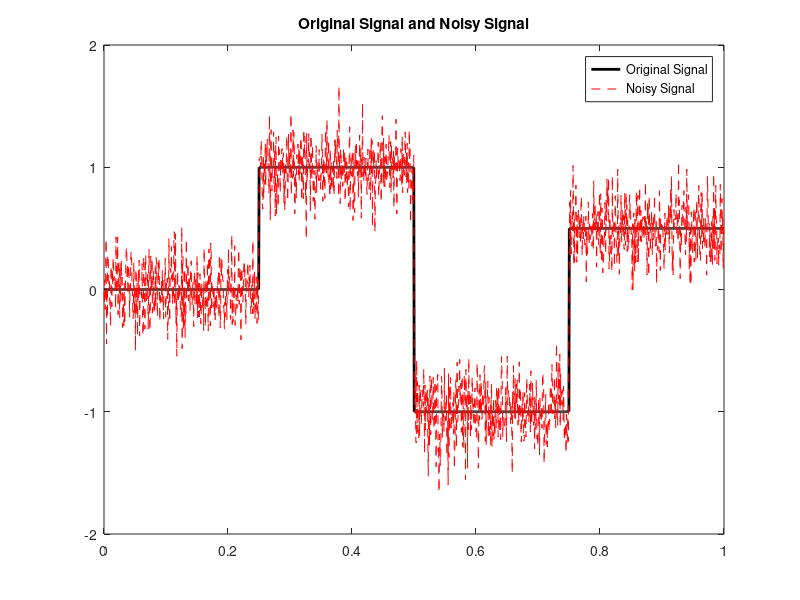

This figure's MATLAB source: (Note: this script raises an error after producing the figure.)
% Generate a synthetic 1D piecewise constant signal
n = 1500; % Length of the signal
f = zeros(n, 1);

segLength = round(n / 4); % Divide signal into 4 equal parts
x = linspace(0,1,n);
f(1:segLength) = 0; %First semgent
f(segLength+1:2*segLength) = 1;        % Second segment
f(2*segLength+1:3*segLength) = -1;     % Third segment
f(3*segLength+1:end) = 0.5;                 % Fourth segment

% Add Gaussian noise to the signal
noise_std = 0.2;      % Standard deviation of the noise
f_noisy = f + noise_std * randn(size(f));

% Plot the original clean signal and the noisy signal
figure;
plot(x,f, 'k-', 'LineWidth', 2, 'DisplayName', 'Original Signal');
hold on;
plot(x,f_noisy, 'r--', 'DisplayName', 'Noisy Signal');
title('Original Signal and Noisy Signal');
legend show;

D = derivative(x);% Forward finite difference operator
L = normest(D);

h = (x(end)-x(1)) /(N-1); % uniform grid spacing
alpha = (10*h)^2;
% Set Chambolle-Pock algorithm parameters
e = 4*h;
lambda = 1/e^2;%1000000000;%%%%%% To think in terms of f    /(1*h)^2;%0.2;         % Regularization parameter
tau = 0.5*1/L;           % Step size for the primal variable
sigma = 0.5*1/L;         % Step size for the dual variable
theta = 1;            % Over-relaxation parameter
maxIter = 150000;       % Maximum number of iterations
tol = 1e-15;           % Convergence tolerance

% Run Chambolle-Pock 1D ROF algorithm

alpha = 1;
beta  = 0.1;
k = 1;
%proxf = @(p) proxLsquared(p,sigma, 0);
%proxf = @(p) proxIndicatorLinf(p,1);
%proxf = @(p) proxIndicatorL2(p, 1);
proxf = @(p) proxDualSquareSuportSegment(p,sigma,k,alpha,beta);
proxg = @(u) proxLsquared(u,tau*lambda, f); %%%General prox


u0 = f_noisy;

[u, iter] = chambollePock(u0, tau, sigma, theta,maxIter,tol,D,proxf,proxg);

% Plot the denoised signal
figure;
plot(x,f, 'k-', 'LineWidth', 2, 'DisplayName', 'Original Signal');
hold on;
plot(x,f_noisy, 'r--', 'DisplayName', 'Noisy Signal');
plot(x,u, 'b', 'LineWidth', 2, 'DisplayName', 'Denoised Signal (ROF)');
title('Original, Noisy, and Denoised Signals');
legend show;

% Display the number of iterations
fprintf('Chambolle-Pock algorithm converged in %d iterations.\n', iter);



function [u, iter] = chambollePock(u0, tau, sigma, theta, maxIter, tol,D,proxSigmaF,proxTauG)
u = u0;
p = zeros(size(u0));
uNew = u;
for iter = 1:maxIter
    p = proxSigmaF(p + sigma*D*uNew);
    uOld = u;
    u = proxTauG(u - tau * D'*p);
    uNew = u + theta * (u - uOld);
    if norm(u - uOld) / norm(u) < tol
        break;
    end
end
end

function p = proxDualSquareSuportSegment(p,sigma,k,alpha,beta)
pdotk = p*k;
s = max(0,pdotk)/(1+sigma/alpha^2) + min(0,pdotk)/(1+sigma/beta^2);
p = s*k;
end

function p = proxIndicatorLinf(p, sigma)
    p = (sigma*p)./ max(sigma,abs(p));
end

function p = proxIndicatorL2(p, sigma)
    p = p * min(1, sigma / norm(p, 2));
end

function u = proxLsquared(u, tau, f)
    % Proximal operator for the l2-norm squared term
    u = (u + tau * f) / (1 + tau);
end

function D = derivative(x)
%D = derivativeCentral(x);
D = derivativeBackward(x);
end

function divP = divergence(p,D)
divP = D'*p;
end


function [D] = derivativeBackward(x)
N = length(x);
h = (x(end)-x(1)) /(N-1); 
xb = x(2:end)-x(1:end-1);
B = zeros(N,2);
B(2:N,1)=-1./xb; B(2:N,2)=1./xb;
dx = x(2)-x(1); B(1,1)=-1/dx;B(1,2)=1/dx;
D = spdiags(B,[-1 0],N,N);
%D = D*h;
D = D;
end

function [D] = derivativeCentral(x)
N = length(x);
h = (x(end)-x(1)) /(N-1); 
dxm = x(2:end-1)-x(1:end-2);
dxp = x(3:end)-x(2:end-1);
a = -dxp./(dxm.*(dxm+dxp));
b = (dxp - dxm)./(dxm.*dxp);
c = dxm./(dxp.*(dxm+dxp));
A = zeros(N,3); A(2:N-1,1)=a; A(2:N-1,2)=b; A(2:N-1,3)=c;
dx = x(2)-x(1); A(1,1)=-1/dx;A(1,2)=0;A(1,3)=1/dx;
dx = x(end)-x(end-1); A(end,1)=-1/dx;A(end,2)=0;A(end,3)=1/dx;
D = spdiags(A,[-1 0 1],N,N);
%D = D*h;
D = D;
end
